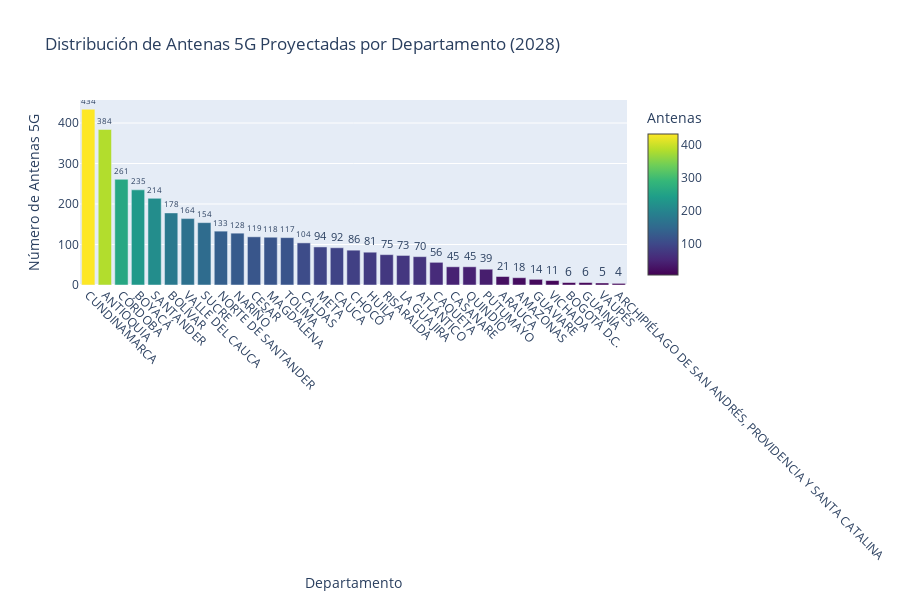

Notebook cell for this chart:
### Code cell
# Visualización 3: Distribución de antenas por departamento (2028)
antenas_por_dept_2028 = df_pred_5g_municipio_sorted[df_pred_5g_municipio_sorted['AÑO'] == 2028].groupby('DEPARTAMENTO')['Antenas_5G_Predicho'].sum().reset_index()
antenas_por_dept_2028 = antenas_por_dept_2028.sort_values('Antenas_5G_Predicho', ascending=False)

fig = go.Figure()

fig.add_trace(go.Bar(
    x=antenas_por_dept_2028['DEPARTAMENTO'],
    y=antenas_por_dept_2028['Antenas_5G_Predicho'],
    marker=dict(
        color=antenas_por_dept_2028['Antenas_5G_Predicho'],
        colorscale='Viridis',
        showscale=True,
        colorbar=dict(title='Antenas')
    ),
    text=antenas_por_dept_2028['Antenas_5G_Predicho'],
    textposition='outside'
))

fig.update_layout(
    title='Distribución de Antenas 5G Proyectadas por Departamento (2028)',
    xaxis_title='Departamento',
    yaxis_title='Número de Antenas 5G',
    height=600,
    xaxis=dict(tickangle=45)
)

fig.write_html('graficos/antenas_5g_por_departamento_2028.html')
fig.show()

### Figure 1 — Plotly figure (JSON) as saved in the notebook; plotly's stock layout.template omitted (floating-point values rounded to 4 significant figures)
{"data": [{"marker": {"color": [434, 384, 261, 235, 214, 178, 164, 154, 133, 128, 119, 118, 117, 104, 94, 92, 86, 81, 75, 73, 70, 56, 45, 45, 39, 21, 18, 14, 11, 6, 6, 5, 4], "colorbar": {"title": {"text": "Antenas"}}, "colorscale": [[0, "#440154"], [0.1111, "#482878"], [0.2222, "#3e4989"], [0.3333, "#31688e"], [0.4444, "#26828e"], [0.5556, "#1f9e89"], [0.6667, "#35b779"], [0.7778, "#6ece58"], [0.8889, "#b5de2b"], [1, "#fde725"]], "showscale": true}, "text": [434.0, 384.0, 261.0, 235.0, 214.0, 178.0, 164.0, 154.0, 133.0, 128.0, 119.0, 118.0, 117.0, 104.0, 94.0, 92.0, 86.0, 81.0, 75.0, 73.0, 70.0, 56.0, 45.0, 45.0, 39.0, 21.0, 18.0, 14.0, 11.0, 6.0, 6.0, 5.0, 4.0], "textposition": "outside", "type": "bar", "x": ["CUNDINAMARCA", "ANTIOQUIA", "CÓRDOBA", "BOYACÁ", "SANTANDER", "BOLÍVAR", "VALLE DEL CAUCA", "SUCRE", "NORTE DE SANTANDER", "NARIÑO", "CESAR", "MAGDALENA", "TOLIMA", "CALDAS", "META", "CAUCA", "CHOCÓ", "HUILA", "RISARALDA", "LA GUAJIRA", "ATLÁNTICO", "CAQUETA", "CASANARE", "QUINDÍO", "PUTUMAYO", "ARAUCA", "AMAZONAS", "GUAVIARE", "VICHADA", "BOGOTÁ D.C.", "GUAINÍA", "VAUPÉS", "ARCHIPIÉLAGO DE SAN ANDRÉS, PROVIDENCIA Y SANTA CATALINA"], "y": [434, 384, 261, 235, 214, 178, 164, 154, 133, 128, 119, 118, 117, 104, 94, 92, 86, 81, 75, 73, 70, 56, 45, 45, 39, 21, 18, 14, 11, 6, 6, 5, 4]}], "layout": {"height": 600, "title": {"text": "Distribución de Antenas 5G Proyectadas por Departamento (2028)"}, "xaxis": {"tickangle": 45, "title": {"text": "Departamento"}}, "yaxis": {"title": {"text": "Número de Antenas 5G"}}}}
